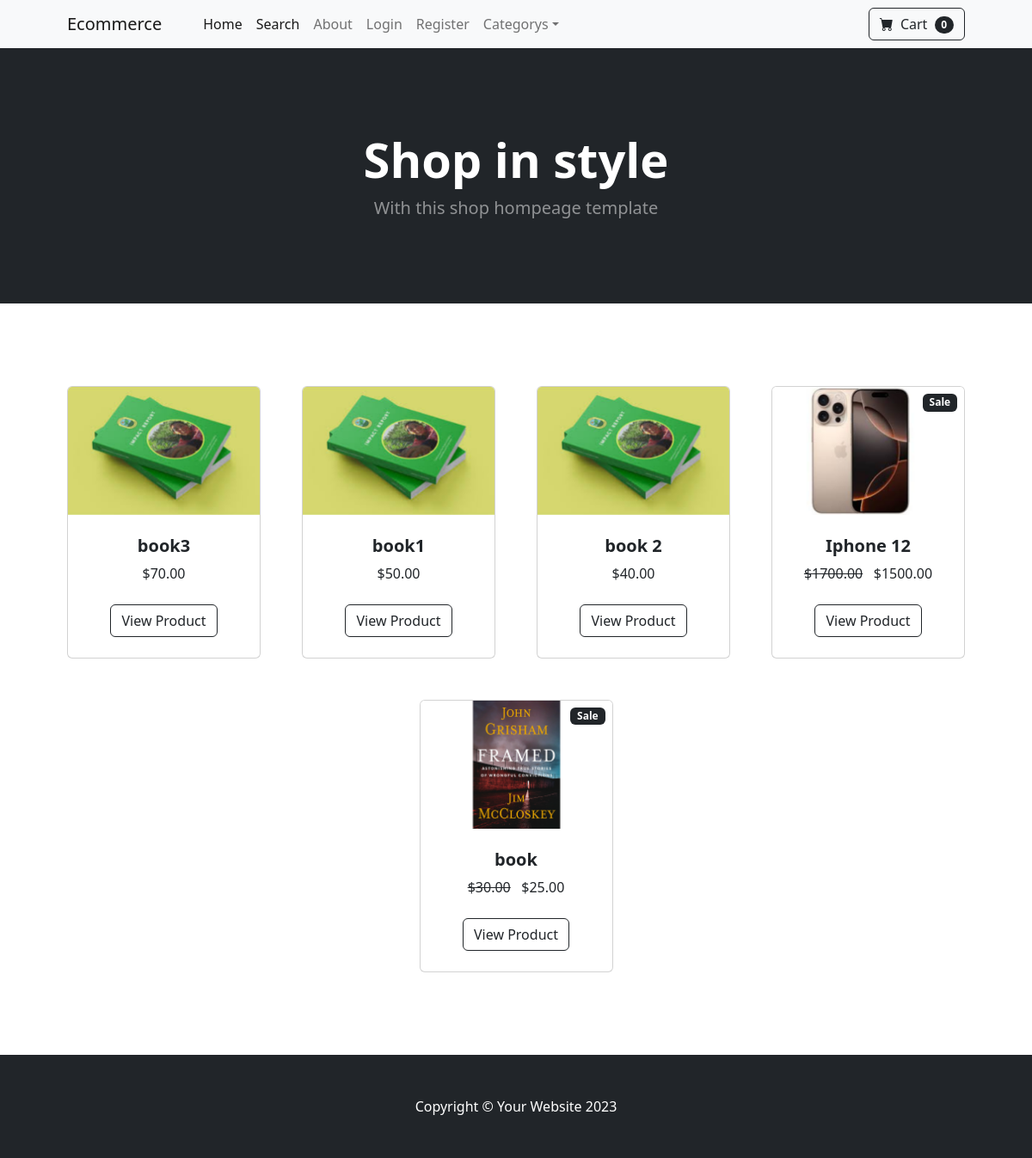
The page / on the database its author committed.
### store/models.py (models this page shows, shortened)
class Product(models.Model):
	name = models.CharField(max_length=100)
	price = models.DecimalField(default=0, decimal_places=2, max_digits=6)
	category = models.ForeignKey(Category, on_delete=models.CASCADE, default=1)
	description = models.CharField(max_length=250, default='', blank=True, null=True)
	image = models.ImageField(upload_to='uploads/product/')
	is_sale = models.BooleanField(default=False)
	sale_price = models.DecimalField(default=0, decimal_places=2, max_digits=6)

### store/views.py (the view)
# urls.py: path('', views.home, name='home'),
def home(request):
    products = Product.objects.all()
    categories = Category.objects.all()  # Fetch all categories
    return render(request, 'home.html', {'products': products, 'categories': categories})

### cart/cart.py (called while the page is built)
	def __len__(self):
		return len(self.cart)

### cart/context_processors.py (called while the page is built)
def cart(request):
	return {'cart': Cart(request)}

### store/context_processors.py (called while the page is built)
def global_context(request):
    categories = Category.objects.all()
    return {'categories': categories,}

### store/templates/home.html
{% extends 'base.html' %}
{% block content %}
        <header class="bg-dark py-5">
            <div class="container px-4 px-lg-5 my-5">
                <div class="text-center text-white">
                    <h1 class="display-4 fw-bolder">Shop in style</h1>
                    <p class="lead fw-normal text-white-50 mb-0">With this shop hompeage template</p>
                </div>
            </div>
        </header>
        <section class="py-5">
            <div class="container px-4 px-lg-5 mt-5">
                <div class="row gx-4 gx-lg-5 row-cols-2 row-cols-md-3 row-cols-xl-4 justify-content-center">
                    {% for product in products %}
                        <div class="col mb-5">
                            <div class="card h-100">
                                {% if product.is_sale %}
                                <div class="badge bg-dark text-white position-absolute" style="top: 0.5rem; right: 0.5rem">Sale</div>
                                {% endif %}
                                <img class="card-img-top product-image" src="{{ product.image.url }}" alt="{{ product.name }}" />
                                <div class="card-body p-4">
                                    <div class="text-center">
                                        <h5 class="fw-bolder">{{ product.name }}</h5>
                                        {% if product.is_sale %}
                                        <strike>${{ product.price }}</strike> &nbsp; ${{ product.sale_price }}
                                        {% else %}
                                        ${{ product.price }}
                                        {% endif %}
                                    </div>
                                </div>
                                <div class="card-footer p-4 pt-0 border-top-0 bg-transparent">
                                    <div class="text-center">
                                        <a class="btn btn-outline-dark mt-auto" href="{% url 'product' product.id %}">View Product</a>
                                    </div>
                                </div>
                            </div>
                        </div>
                    {% endfor %}
                </div>
            </div>
        </section>
    {% endblock %}

### store/templates/base.html (shortened to what this page needs)
{% load static %}
<!DOCTYPE html>
<html lang="en">
    <head>
        <link href="https://cdn.jsdelivr.net/npm/bootstrap-icons@1.5.0/font/bootstrap-icons.css" rel="stylesheet" />
        <link href="{% static 'css/styles.css' %}" rel="stylesheet" />
    </head>
    <body>
        {% include 'navbar.html' %}
        {% block content %}
        {% endblock %}
        {% include 'footer.html' %}
    </body>
</html>

### store/templates/navbar.html (shortened to what this page needs)
<nav class="navbar navbar-expand-lg navbar-light bg-light">
  <div class="container px-4 px-lg-5">
    <a class="navbar-brand" href="#!">Ecommerce</a>
    <div class="collapse navbar-collapse" id="navbarSupportedContent">
      <ul class="navbar-nav me-auto mb-2 mb-lg-0 ms-lg-4">
        <li class="nav-item">
          <a class="nav-link active" aria-current="page" href="#!">Home</a>
        </li>
        <li class="nav-item"><a class="nav-link active" aria-current="page" href="{% url 'search' %}">Search</a></li>
        <li class="nav-item">
          <a class="nav-link" href="{% url 'about' %}">About</a>
        </li>
        {% if user.is_authenticated %}
        <li class="nav-item dropdown">
          <a class="nav-link dropdown-toggle" id="navbarDropdown" href="#" role="button" data-bs-toggle="dropdown" aria-expanded="false">Profile</a>
          <ul class="dropdown-menu" aria-labelledby="navbarDropdown">
              <li><a class="dropdown-item" href="{% url 'update_user' %}">User Profile</a></li>
              <li><hr class="dropdown-divider" /></li>
<li><a class="dropdown-item" href="{% url 'update_info'  %}">User Info</a></li>
                          </ul>
                      </li>
                      {% if user.is_superuser %}
                      <li class="nav-item dropdown">
                    <a class="nav-link dropdown-toggle" id="navbarDropdown" href="#" role="button" data-bs-toggle="dropdown" aria-expanded="false">Orders</a>
                    <ul class="dropdown-menu" aria-labelledby="navbarDropdown">
                        <li><a class="dropdown-item" href="{% url 'shipped_dash' %}">Shipped Orders</a></li>
                        <li><hr class="dropdown-divider" /></li>
        <li><a class="dropdown-item" href="{% url 'not_shipped_dash'  %}">UnShipped Orders</a></li>
                                    </ul>
                                </li>
                    {% endif %}
        <li class="nav-item">
          <a class="nav-link" href="{% url 'logout' %}">Logout</a>
        </li>
        {% else %}
        <li class="nav-item">
          <a class="nav-link" href="{% url 'login' %}">Login</a>
        </li>
        <li class="nav-item">
          <a class="nav-link" href="{% url 'register' %}">Register</a>
        </li>
        {% endif %}
        <li class="nav-item dropdown">
          <a
            class="nav-link dropdown-toggle"
            id="navbarDropdown"
            href="#"
            role="button"
            data-bs-toggle="dropdown"
            aria-expanded="false"
            >Categorys</a
          >
        </li>
      </ul>
      <form class="d-flex">
        <a href="{% url 'cart_summary' %}" class="btn btn-outline-dark"
          ><i class="bi-cart-fill me-1"></i>
          Cart
          <span
            class="badge bg-dark text-white ms-1 rounded-pill"
            id="cart_quantity"
            >{{ cart|length }}
          </span></a
        >
      </form>
    </div>
  </div>
</nav>

### store/templates/footer.html
<footer class="py-5 bg-dark">
    <div class="container"><p class="m-0 text-center text-white">Copyright &copy; Your Website 2023</p></div>
</footer>

### rows shown on the page
Product: image (picture), name "book3", price "70.00"
Product: image (picture), name "book1", price "50.00"
Product: image (picture), name "book 2", price "40.00"
Product: is_sale "Sale", image (picture), name "Iphone 12", price "1700.00", sale_price "1500.00"
Product: is_sale "Sale", image (picture), name "book", price "30.00", sale_price "25.00"

### other values the page prints
{{ cart|length }} "0"
